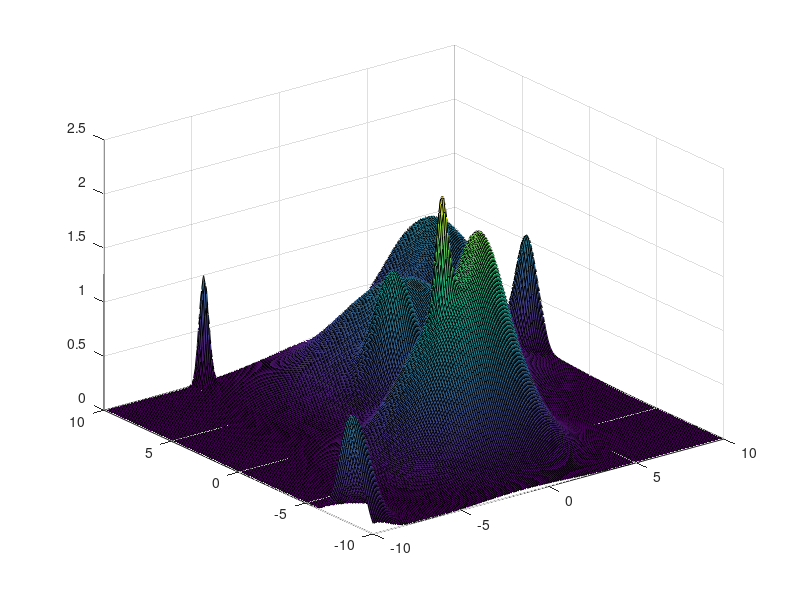
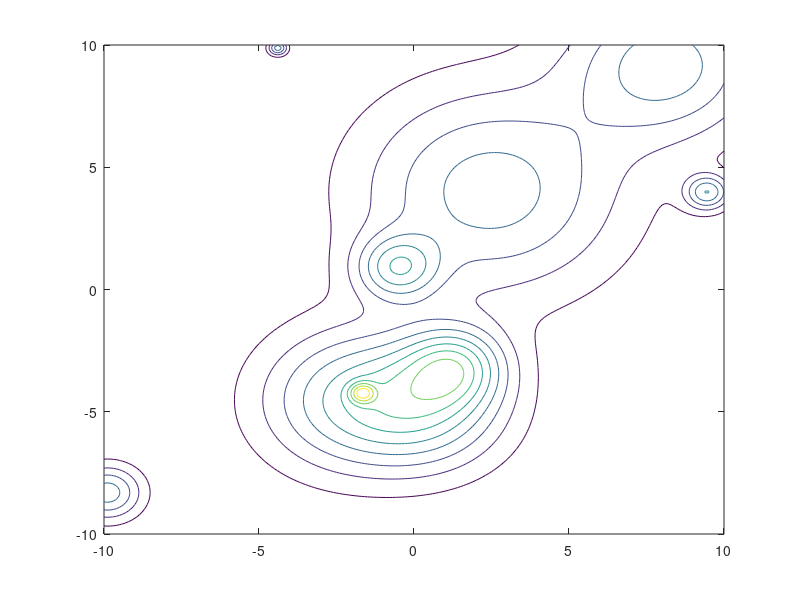

Write the MATLAB code that produced these figures, in order. (Note: this script raises an error after producing the figures.)
XMin = -10;
XMax = 10;
YMin = -10;
YMax = 10;
addpath('Reference/c2xyz/');
addpath('Reference/export/');

%% Random Radial Basis functions in space 
disp('3D case with random path - 10 rbf:');
N = 10 % number of random functions
stepMesh = 0.1;
Z = zeros((XMax-XMin)/stepMesh+1,(XMax-XMin)/stepMesh+1);
[X,Y] = meshgrid(XMin:stepMesh:XMax);
% random variance in [a;b] = [0.3;1.5]
variances = 0.3 + (1.5-0.3).*rand(N,1);
% random amplitude [0.1;1]
amplitudes = 0.1 + (1-0.1).*rand(N,1);
% Random Xcenters in [-XMin;xMax]
Xcenters = XMin+ (XMax-XMin).*rand(N,1);
Ycenters = YMin+ (YMax-YMin).*rand(N,1);

esp=zeros(N,1);
esp=1./(2*(variances).^2);
for i=1:1:N
    disp('step:')
    disp(i)
    Xci=Xcenters(i,1)*ones((XMax-XMin)/stepMesh+1,((XMax-XMin)/stepMesh+1)*2);
    Yci=Ycenters(i,1)*ones((YMax-YMin)/stepMesh+1,((YMax-YMin)/stepMesh+1)*2);
    disp('Radial Basis Function: [amplitude,variance,center]');
    disp(amplitudes(i,1))
    disp(variances(i,1))
    disp(Xcenters(i,1))
    disp(Ycenters(i,1))
    Z = Z + 1*exp(-((X-Xci(:,1:((XMax-XMin)/stepMesh+1))).^2+(Y-Yci(:,((XMax-XMin)/stepMesh+2):((YMax-YMin)/stepMesh+1)*2)).^2)*esp(i,1).^2);
end
figure(1);
surf(X,Y,Z)

%% Post elaboration

figure(2);
grid on
axis equal
axis tight
contour(X,Y,Z);
cl = contour(X,Y,Z);
[x1,y1,z1] = C2xyz(cl);

% countours at 0.8
h=[0.8,0.8]
contour(X,Y,Z,h)


figure(3);
hold on; % Allows plotting atop the preexisting peaks plot. 
threshold = 0.8;
sector.numberOfZones = 1;
% analyze all the level curves
for n = find(z1==threshold); 
   n
   %xTh(1,n) = x1{n};
   %yTh(1,n) = y1{n};
   hold on;
   plot(x1{n},y1{n},'k-','linewidth',3);
   sector.zones(sector.numberOfZones).x(1,1:size(x1{n},2)) = x1{n}(1,:);
   sector.zones(sector.numberOfZones).y(1,1:size(x1{n},2)) = y1{n}(1,:);
   sector.numberOfZones = sector.numberOfZones + 1;
end
disp('Number of zones founded:');
disp(sector.numberOfZones);


%% Convert to BW

%Remove frames
set(gca, 'visible', 'off')
set(gcf, 'color', 'w');

%%// Get the figure as a uint8 variable
im = export_fig;

%//  Output binary image
BW = ~im2bw(uint8(255.*im2double(im)),0.99);

%%// Remove
BW = bwmorph(BW,'skel',Inf);
figure(4);
imshow(BW)
% Save it
saveas(4, 'sectors1', 'png');

%% Centroids

s = regionprops(BW,'centroid');
centroids = cat(1, s.Centroid);
imshow(BW)
hold on
plot(centroids(:,1),centroids(:,2), 'b*')
hold off

stats = regionprops(BW,'Centroid',...
    'MajorAxisLength','MinorAxisLength','Extrema','BoundingBox','ConvexArea','ConvexHull','ConvexImage')

% just a test to see the results of regionprops
% centers = stats.Centroid;
% diameters = mean([stats.MajorAxisLength stats.MinorAxisLength],2);
% radii = diameters/2;

figure(4)
subplot(1,3,1);
%BW = imread('sectors1.png');
imshow(BW);
title('Binary');
    
% subplot(2,2,2);
% BW1 = BW > 10;
% imshow(BW1);
% title('Binary');
    
subplot(1,3,2);
CH = bwconvhull(BW);
imshow(CH);
title('Union Convex Hull');
    
subplot(1,3,3);
CH_objects = bwconvhull(BW,'objects',8);
imshow(CH_objects);
title('Objects Convex Hull');